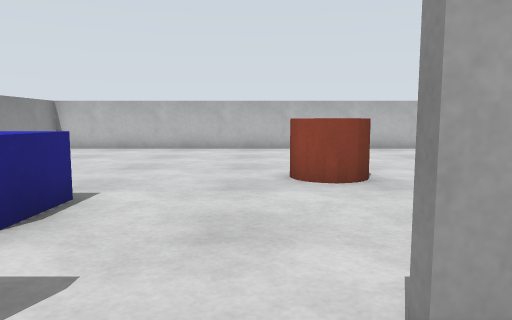
view 1 (above)

16 first-person views from a walk through a robot-simulator world made for Gazebo. The camera is 0.57 m above the floor, tilts 6° down and sees 70° across. The floor is counted in squares, 0.5 m on a side. Each view is taken from the middle of a square. On the plan, view 1 faces up. The plan holds only what a view shows up to about 14 squares ahead; the rest is blank.

view 2
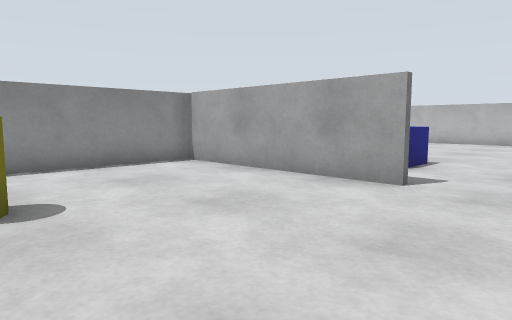

view 3
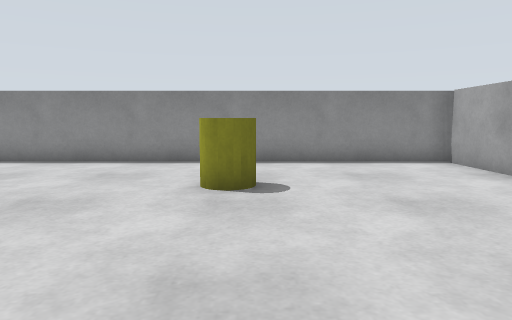

view 4
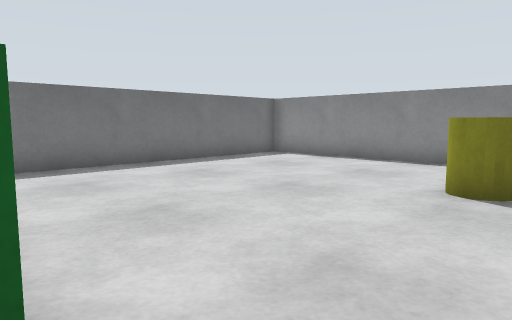

view 5
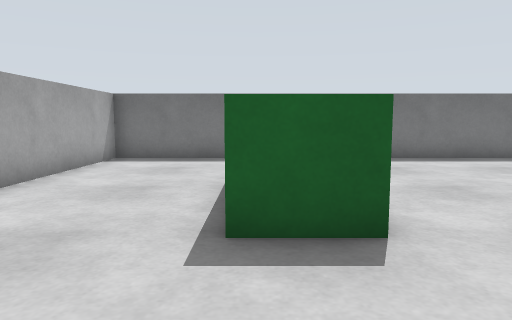

view 6
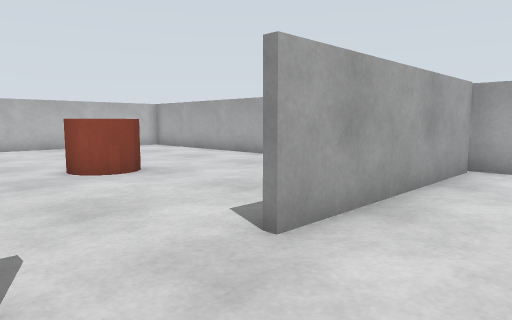

view 7
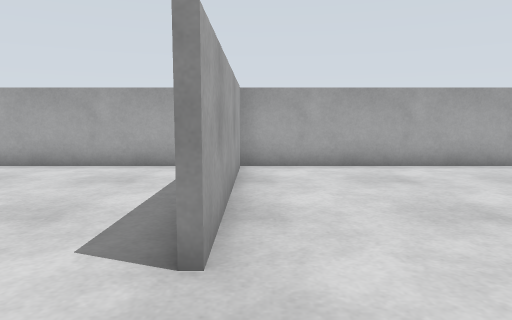

view 8
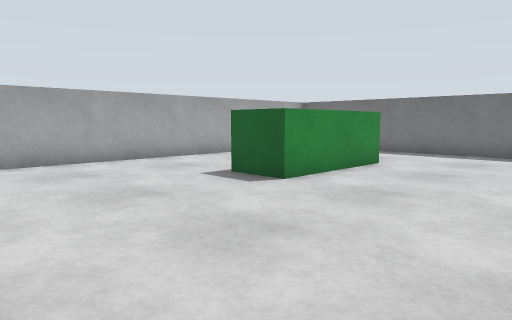

view 9
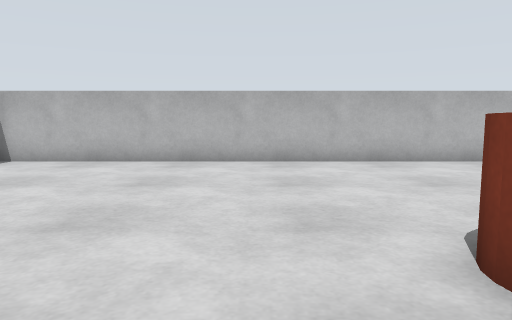

view 10
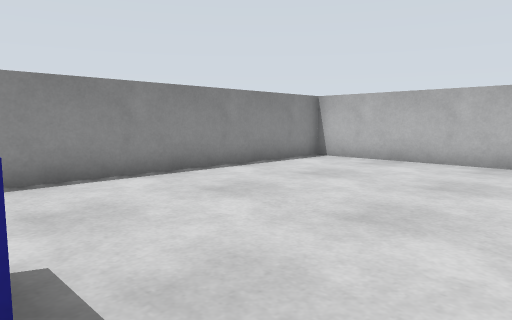

view 11
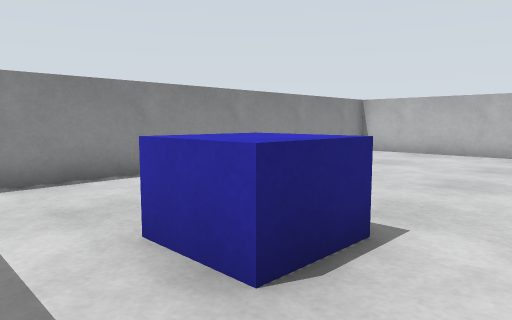

view 12
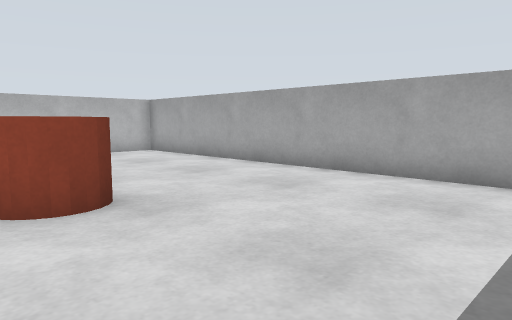

view 13
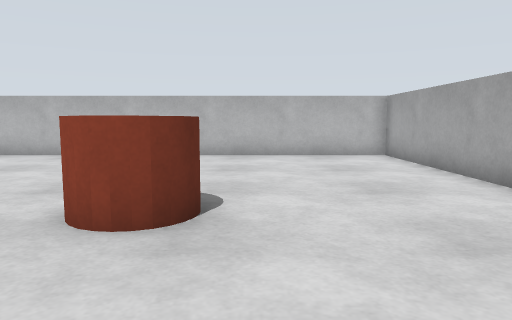

view 14
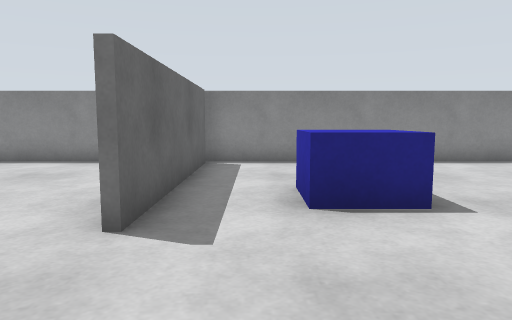

view 15
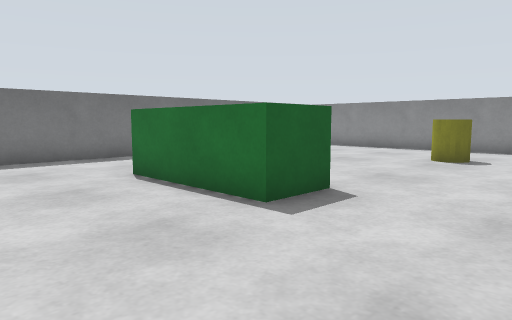

view 16
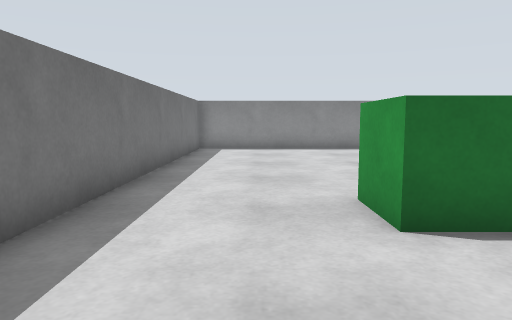

### Floor plan
Ten units are one square. View 1 is at (0, 0); x grows to the right and y downward. Boxes are objects, and circles mark ways between rooms. Rooms are numbered by the first view taken in them; rooms with no view inside come last. Other rooms are left out.
<svg viewBox="-89 -159 168 288">
<path fill="none" stroke="#000" d="M-16 -14 -81 -14M-84 -20 -84 124 74 124 74 -15M71 -14 6 -14M-81 -16 -16 -16M74 -30 74 -154 -84 -154 -84 -20"/>
<rect x="-55" y="35" width="20" height="20" fill="#bbb"><title>yellow cylinder</title></rect>
<rect x="15" y="45" width="20" height="40" fill="#bbb"><title>green box</title></rect>
<rect x="-45" y="-55" width="20" height="20" fill="#bbb"><title>blue box</title></rect>
<rect x="5" y="-85" width="20" height="20" fill="#bbb"><title>red cylinder</title></rect>
<circle cx="-5" cy="-20" r="3" fill="#2a7"/>
<text x="-10" y="50">1</text>
<text x="-10" y="-90">2</text>
</svg>
Room 1 opens to room 2.

Where each view was taken, in squares from view 1:
view 1: 0 up, 0 right, facing up
view 2: 5 down, 1 right, facing up-left
view 3: 4 down, 2 right, facing left
view 4: 3 down, 2 right, facing down-left
view 5: 1 down, 3 right, facing down
view 6: 1 down, 2 left, facing up-right
view 7: 1 up, 2 left, facing right
view 8: 1 up, 3 left, facing down-right
view 9: 5 up, 1 left, facing up
view 10: 5 up, 1 left, facing up-left
view 11: 2 up, 1 left, facing up-left
view 12: 2 up, 0 right, facing up-right
view 13: 3 up, 3 right, facing up
view 14: 3 up, 2 right, facing left
view 15: 1 down, 7 right, facing down-left
view 16: 10 down, 7 right, facing left
